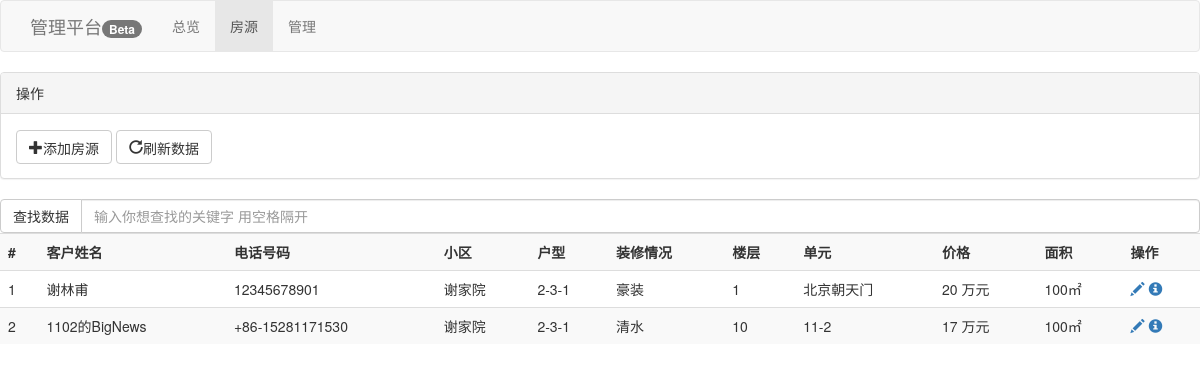
The page /user/house/ (signed in) on the database as committed earlier.
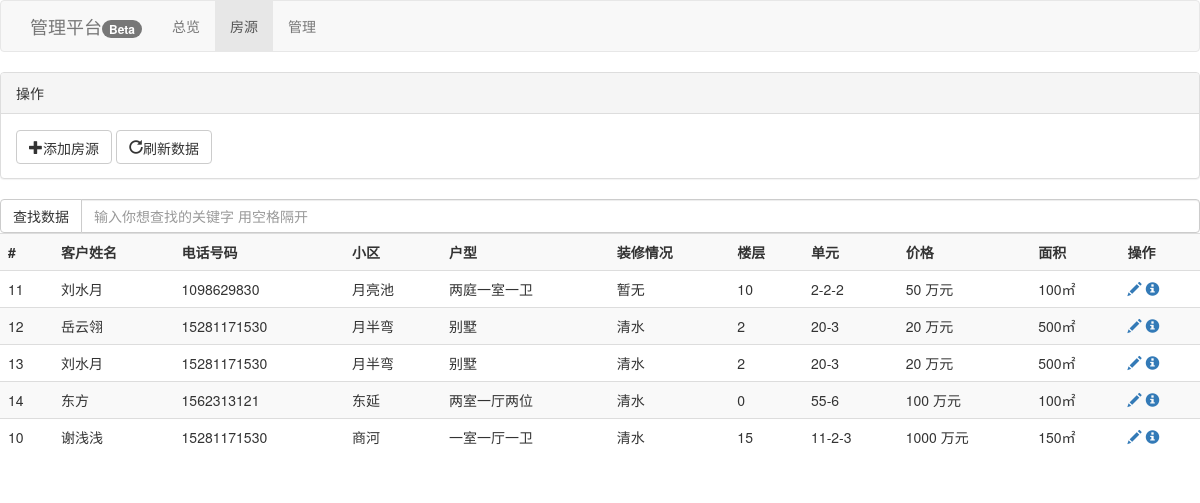
The same page on the database as committed later.
### fluData/models.py (models this page shows, shortened)
class House(models.Model):
    PRICE_CHOICES = (
        ('万元',"万元"),
        ('千元',"千元"),
        ('百元',"百元"),
        ('  元',"元"),
    )
    SELL = "出售"
    RENT = "出租"
    TYPE_CHOICES = (
        (SELL,"SELL"),
        (RENT,"RENT"),
    )
    DECOR_CHOICES = (
        ("清水","清水"),
        ("简装","简装"),
        ("中装","中装"),
        ("精装","精装"),
        ("豪装","豪装"),
        ("暂无","暂无"),
    )
    STATUS_CHOICES = (
        ("交易完成","该交易已在本店完成"),
        ("失效","该房源已失效（已出售或出租）"),
        ("有效","该房源有效"),
    )
    id = models.AutoField(u"id", primary_key = True)
    name = models.CharField(u"客户姓名", max_length = 30, null = True, blank = True)
    phone = models.CharField(u"手机号码", max_length = 20, null = True, blank = True, default = "暂无")
    price = models.IntegerField(u"售价", null = True, default = 0)
    price_unit = models.CharField(u"售价单位", max_length = 20, choices = PRICE_CHOICES, null = True, default = "万元", blank = True)
    house_type = models.CharField(u"类型", max_length = 20, null = True, choices = TYPE_CHOICES, default = SELL, blank = True)
    ikeys = models.CharField(u"钥匙位置", max_length = 40, null = True, default = "暂无", blank = True)
    community = models.CharField(u"社区", max_length = 50,null = True, default = "暂无", blank = True)
    position = models.CharField(u"地址", max_length = 200, null = True, default = "暂无", blank = True)
    area = models.IntegerField(u"面积", null = True, default = 0)
    kind = models.CharField(u"户型", max_length = 50, null = True, default = "暂无", blank = True)
    more = models.CharField(u"备注", max_length = 1000, null = True, default = "暂无", blank = True)
    floor = models.IntegerField(u"楼层", null = True, default = 0, blank=True)
    level = models.IntegerField(u"等级", null = True, default = 3)
    status = models.CharField(u"资源状态", max_length = 20, null = True, choices = STATUS_CHOICES, default = "有效", blank = True)
    decor = models.CharField(u"装修情况", max_length = 50, null = True, choices = DECOR_CHOICES, default = "暂无", blank = True)
    belong = models.IntegerField(u"所有者", null = True, default = 1)
    all_things = models.TextField(u"搜索信息", null = True, default = "暂无", blank = True)
    change_time = models.DateTimeField(u"上次修改时间", blank = True, default = timezone.now, null = True)
    def get_house_about(self):
        about = {
            "id" : self.id,
            "phone" : self.phone,
            "position" : self.position,
            "name" : self.name,
            "area" : self.area,
            "decor" : self.decor,
            "kind" : self.kind,
            "floor" : self.floor,
            "price" : self.price,
            "price_unit" : self.price_unit,
            "community" : self.community,
        }
        return about

### fluData/views.py (the view, shortened to what this page needs)
class house_view(View):
    @method_decorator(login_required(login_url="login"))
    def get(self, request, *args, **kwargs):
        res = models.House.objects.all().order_by("change_time","id")[:10]
        dicts = {"house":{"about":[]}}
        for i in res:
            dicts["house"]["about"].append(i.get_house_about())
        return render(request, "user/house.html", dicts)

### fluData/templates/user/house.html (shortened to what this page needs)
{% extends "user/base.html" %}
{% block if_main_active %}
{% endblock %}
{% block if_house_active %}class="active"{% endblock %}
{% block center %}
    <div class="panel panel-default">
        <div class="panel-heading">操作</div>
        <div class="panel-body">
                <a href="{% url 'house/add' %}" class="btn btn-default glyphicon glyphicon-plus" role="button">添加房源</a>
                <button class="btn btn-default glyphicon glyphicon-repeat" onclick="refresh_post()">刷新数据</button>
        </div>
    </div>
    <div>
        <div class="input-group">
            <span class="input-group-btn">
                <button class="btn btn-default" type="button" onclick="find_post()">查找数据</button>
            </span>
            <input type="text" class="form-control" placeholder="输入你想查找的关键字 用空格隔开" id="find_text">
        </div>
    </div>
    <div class="table-responsive">
        <table class="table table-striped" id="house_tables">
            <tr>
                <th>#</th>
                <th>客户姓名</th>
                <th>电话号码</th>
                <th>小区</th>
                <th>户型</th>
                <th>装修情况</th>
                <th>楼层</th>
                <th>单元</th>
                <th>价格</th>
                <th>面积</th>
                <th>操作</th>
            </tr>
            {% for i in house.about %}
            <tr>
                <td>{{ i.id }}</td>
                <td>{{ i.name }}</td>
                <td>{{ i.phone }}</td>
                <td>{{ i.community }}</td>
                <td>{{ i.kind }}</td>
                <td>{{ i.decor }}</td>
                <td>{{ i.floor }}</td>
                <td>{{ i.position }}</td>
                <td>{{ i.price }} {{ i.price_unit }}</td>
                <td>{{ i.area }}㎡</td>
                <td>
                    <a href="{% url 'house/alter' %}?id={{ i.id }}" class="glyphicon glyphicon-pencil"></a>
                    <a href="{% url 'house/detail' %}?id={{ i.id }}" class="glyphicon glyphicon-info-sign"></a>
                </td>
            </tr>
            {% endfor %}
        </table>
    </div>
{% endblock %}

### fluData/templates/user/base.html (shortened to what this page needs)
<!DOCTYPE html>
<html lang="zh-CN">
    <head>
        <link rel="stylesheet" href="https://cdn.bootcss.com/bootstrap/3.3.7/css/bootstrap.min.css">
    </head>
    <body>
        {% block whole %}
        <div class="{% block container %}container-fluid{% endblock %}">
            <div class="row">
                <nav class="navbar navbar-default">
                    <div class="container">
                    <div class="navbar-header">
                        <a class="navbar-brand" href="{% url 'main' %}">管理平台<span class="badge">Beta</span></a>
                    </div>
                    <div class="collapse navbar-collapse">
                        <ul class="nav navbar-nav">
                            <li role="presentation" {% block if_main_active %}class="active"{% endblock %}><a href="{% url 'main' %}">总览</a></li>
                            <li role="presentation" {% block if_house_active %}{% endblock %}><a href="{% url 'house' %}">房源</a></li>
                            <li role="presentation" {% block if_manage_active %}{% endblock %}><a href="{% url 'manage' %}">管理</a></li>
                        </ul>
                    </div>
                    </div>
                </nav>
            </div>
            <div class="row">
                {% block center %}{% endblock %}
            </div>
        </div>
        {% endblock %}
    </body>
</html>

Rows that differ between the two databases and show on the page:
removed House: id "1", name "谢林甫", phone "12345678901", community "谢家院", kind "2-3-1", decor "豪装", floor "1", position "北京朝天门", price "20", price_unit "万元", area "100"
removed House: id "2", name "1102的BigNews", phone "+86-15281171530", community "谢家院", kind "2-3-1", decor "清水", floor "10", position "11-2", price "17", price_unit "万元", area "100"
added House: id "11", name "刘水月", phone "1098629830", community "月亮池", kind "两庭一室一卫", decor "暂无", floor "10", position "2-2-2", price "50", price_unit "万元", area "100"
added House: id "12", name "岳云翎", phone "15281171530", community "月半弯", kind "别墅", decor "清水", floor "2", position "20-3", price "20", price_unit "万元", area "500"
added House: id "13", name "刘水月", phone "15281171530", community "月半弯", kind "别墅", decor "清水", floor "2", position "20-3", price "20", price_unit "万元", area "500"
added House: id "14", name "东方", phone "1562313121", community "东延", kind "两室一厅两位", decor "清水", floor "0", position "55-6", price "100", price_unit "万元", area "100"
added House: id "10", name "谢浅浅", phone "15281171530", community "商河", kind "一室一厅一卫", decor "清水", floor "15", position "11-2-3", price "1000", price_unit "万元", area "150"
